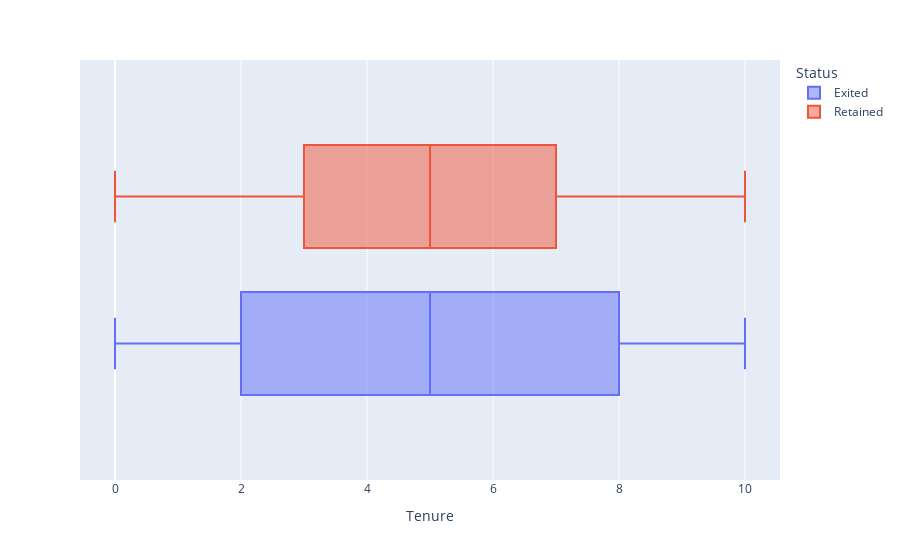

The notebook cell this image was saved under:
### Code cell
px.box(df_churn, x='Tenure', color='Status')

### Figure 1 — Plotly figure (JSON) as saved in the notebook; plotly's stock layout.template omitted (floating-point values rounded to 4 significant figures; data arrays with more than 128 entries replaced by an {"elided": "..."} marker saying what was removed)
{"data": [{"alignmentgroup": "True", "hovertemplate": "Status=Exited<br>Tenure=%{x}<extra></extra>", "legendgroup": "Exited", "marker": {"color": "#636efa"}, "name": "Exited", "notched": false, "offsetgroup": "Exited", "orientation": "h", "showlegend": true, "type": "box", "x": {"elided": "2037 int values"}, "x0": " ", "xaxis": "x", "y0": " ", "yaxis": "y"}, {"alignmentgroup": "True", "hovertemplate": "Status=Retained<br>Tenure=%{x}<extra></extra>", "legendgroup": "Retained", "marker": {"color": "#EF553B"}, "name": "Retained", "notched": false, "offsetgroup": "Retained", "orientation": "h", "showlegend": true, "type": "box", "x": {"elided": "7963 int values"}, "x0": " ", "xaxis": "x", "y0": " ", "yaxis": "y"}], "layout": {"boxmode": "group", "legend": {"title": {"text": "Status"}, "tracegroupgap": 0}, "margin": {"t": 60}, "xaxis": {"anchor": "y", "domain": [0, 1], "title": {"text": "Tenure"}}, "yaxis": {"anchor": "x", "domain": [0, 1]}}}
